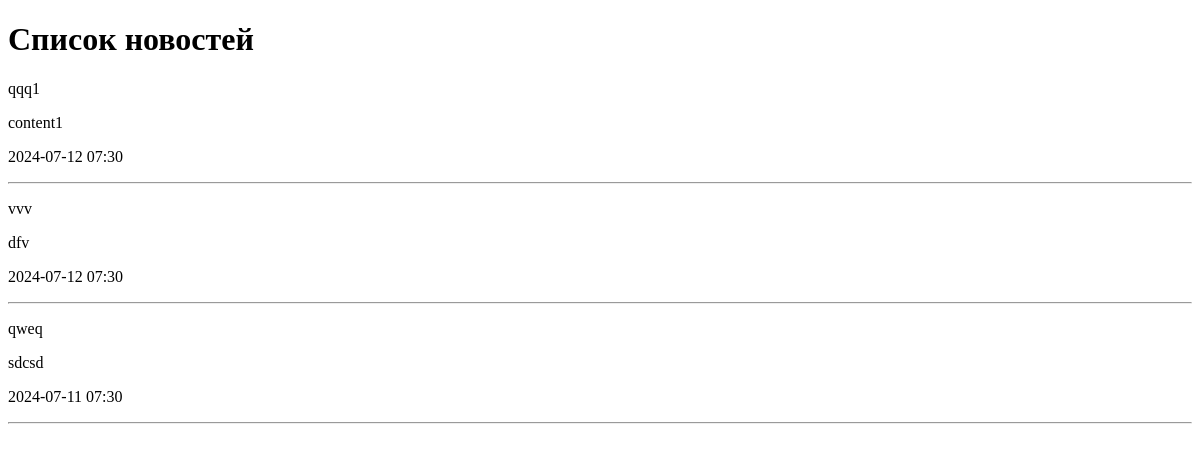
Before: / with the older database file.
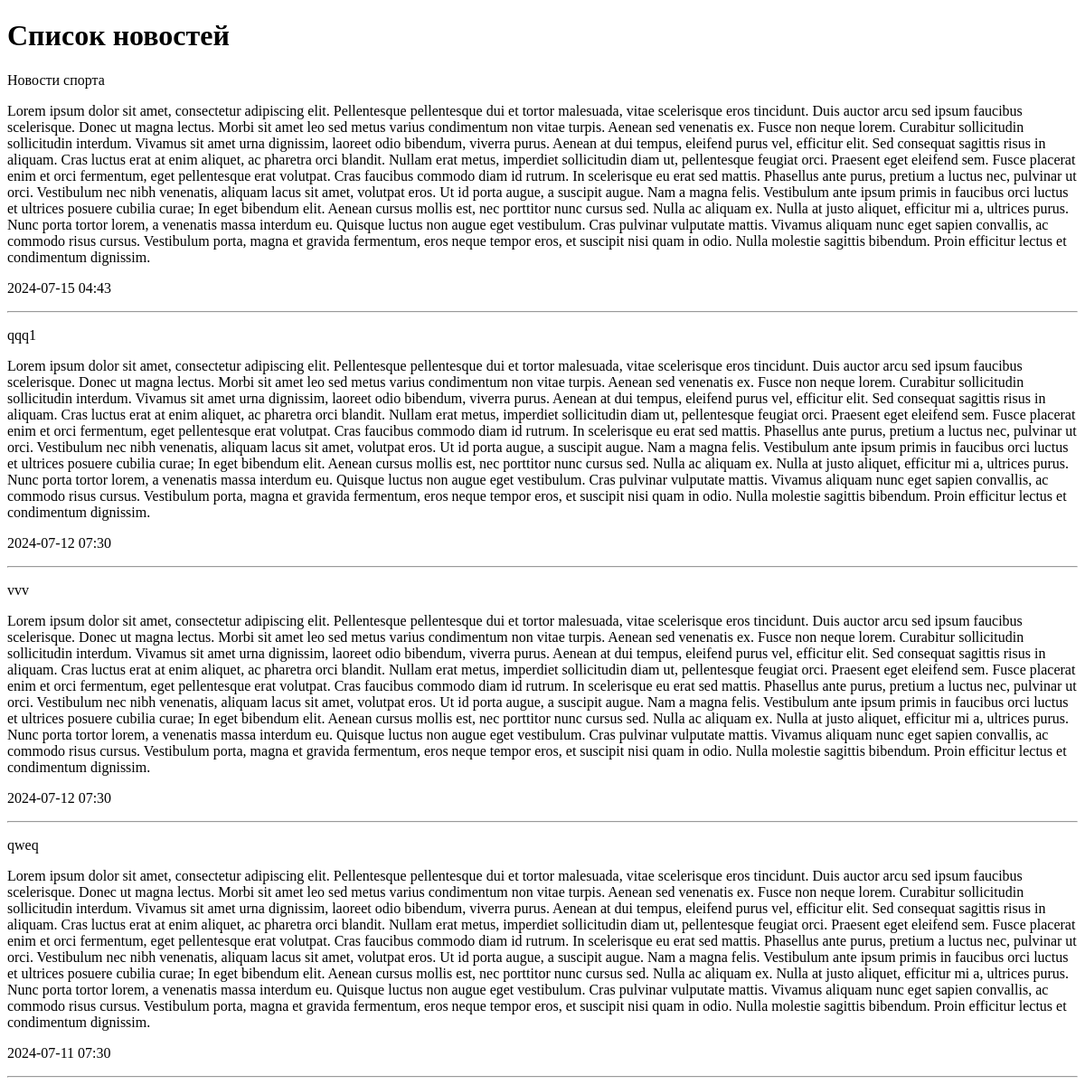
After: the same page with the newer database file.
### news/models.py (models this page shows, shortened)
class News(models.Model):
    title = models.CharField(max_length=150, verbose_name='Наименование')
    content = models.TextField(blank=True, verbose_name='Контент')
    created_at = models.DateTimeField(
        auto_now_add=True, verbose_name='Дата создания')
    updated_at = models.DateTimeField(
        auto_now=True, verbose_name='Дата обновления')
    photo = models.ImageField(
        upload_to='photos/%Y/%m/%d/', verbose_name='Фото', blank=True)
    is_published = models.BooleanField(
        default=False, verbose_name='Опубликовано')
    category = models.ForeignKey(
        'Category', on_delete=models.PROTECT, null=True)
    class Meta:
        verbose_name = 'Новость'
        verbose_name_plural = 'Новости'
        ordering = ['-created_at']

### news/views.py (the view)
# urls.py: path('', index),
def index(request):
    news = News.objects.all()
    categories = Category.objects.all()
    context = {
        'news': news,
        'categories': categories,
        'title': 'Список новостей',
    }
    return render(request, 'news/index.html', context)

### news/templates/news/index.html (shortened to what this page needs)
<!DOCTYPE html>
<html lang="en">
	<head>
	</head>
	<body>
		<h1>{{ title }}</h1>
		{% for item in news %}
		<div>
			<p>{{ item.title }}</p>
			<p>{{ item.content }}</p>
			<p>{{ item.created_at|date:"Y-m-d H:i" }}</p>
		</div>
		<hr />
		{% endfor %}
	</body>
</html>

Changed rows visible on the page:
added News: title "Новости спорта", content "Lorem ipsum dolor sit amet, consectetur adipiscing elit. Pellentesque pellentesque dui et tortor malesuada, vitae scelerisque eros tincidunt. Duis auctor arcu sed ipsum faucibus scelerisque. Donec ut magna lectus. Morbi sit amet leo sed metus varius condimentum non vitae turpis. Aenean sed venenatis ex. Fusce non neque lorem. Curabitur sollicitudin sollicitudin interdum. Vivamus sit amet urna dignissim, laoreet odio bibendum, viverra purus. Aenean at dui tempus, eleifend purus vel, efficitur elit. Sed consequat sagittis risus in aliquam. Cras luctus erat at enim aliquet, ac pharetra orci blandit. Nullam erat metus, imperdiet sollicitudin diam ut, pellentesque feugiat orci. Praesent eget…", created_at "2024-07-15 04:43"
changed News "qqq1": content "content1" → "Lorem ipsum dolor sit amet, consectetur adipiscing elit. Pellentesque pellentesque dui et tortor malesuada, vitae scelerisque eros tincidunt. Duis auctor arcu sed ipsum faucibus scelerisque. Donec ut magna lectus. Morbi sit amet leo sed metus varius condimentum non vitae turpis. Aenean sed venenatis ex. Fusce non neque lorem. Curabitur sollicitudin sollicitudin interdum. Vivamus sit amet urna dignissim, laoreet odio bibendum, viverra purus. Aenean at dui tempus, eleifend purus vel, efficitur elit. Sed consequat sagittis risus in aliquam. Cras luctus erat at enim aliquet, ac pharetra orci blandit. Nullam erat metus, imperdiet sollicitudin diam ut, pellentesque feugiat orci. Praesent eget…"
changed News "vvv": content "dfv" → "Lorem ipsum dolor sit amet, consectetur adipiscing elit. Pellentesque pellentesque dui et tortor malesuada, vitae scelerisque eros tincidunt. Duis auctor arcu sed ipsum faucibus scelerisque. Donec ut magna lectus. Morbi sit amet leo sed metus varius condimentum non vitae turpis. Aenean sed venenatis ex. Fusce non neque lorem. Curabitur sollicitudin sollicitudin interdum. Vivamus sit amet urna dignissim, laoreet odio bibendum, viverra purus. Aenean at dui tempus, eleifend purus vel, efficitur elit. Sed consequat sagittis risus in aliquam. Cras luctus erat at enim aliquet, ac pharetra orci blandit. Nullam erat metus, imperdiet sollicitudin diam ut, pellentesque feugiat orci. Praesent eget…"
changed News "qweq": content "sdcsd" → "Lorem ipsum dolor sit amet, consectetur adipiscing elit. Pellentesque pellentesque dui et tortor malesuada, vitae scelerisque eros tincidunt. Duis auctor arcu sed ipsum faucibus scelerisque. Donec ut magna lectus. Morbi sit amet leo sed metus varius condimentum non vitae turpis. Aenean sed venenatis ex. Fusce non neque lorem. Curabitur sollicitudin sollicitudin interdum. Vivamus sit amet urna dignissim, laoreet odio bibendum, viverra purus. Aenean at dui tempus, eleifend purus vel, efficitur elit. Sed consequat sagittis risus in aliquam. Cras luctus erat at enim aliquet, ac pharetra orci blandit. Nullam erat metus, imperdiet sollicitudin diam ut, pellentesque feugiat orci. Praesent eget…"
